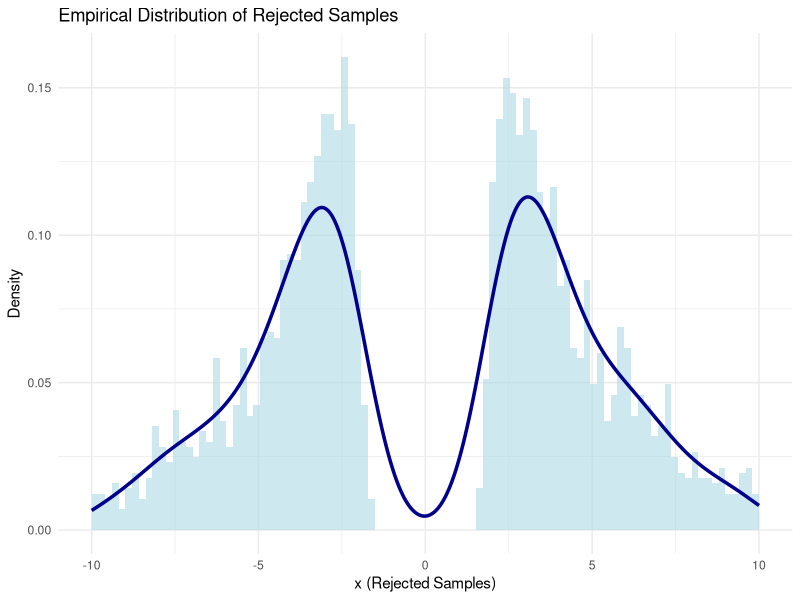
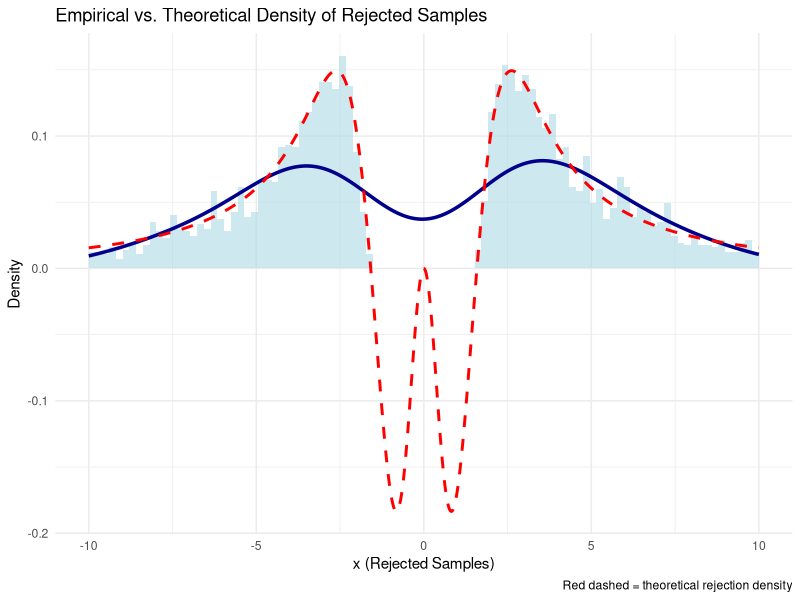
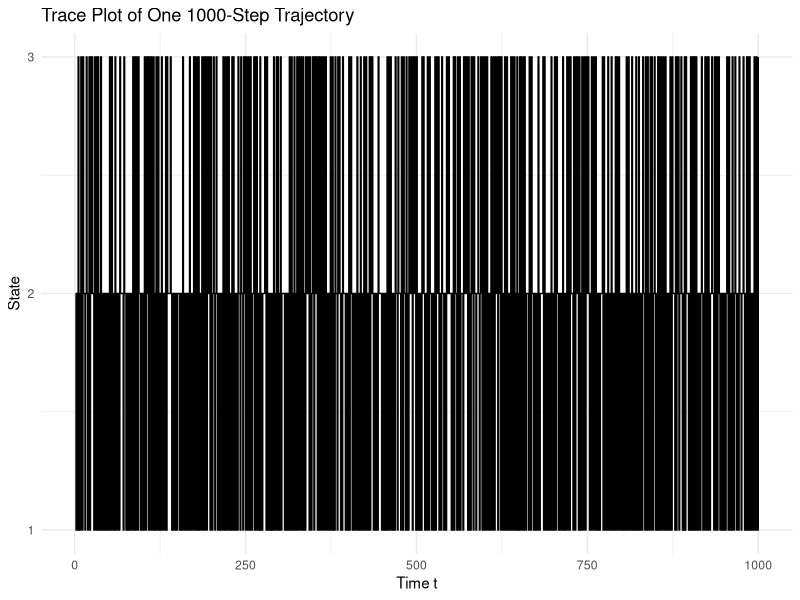

Source code (R) for these figures, in order:
## ---- chunk 1
library(knitr)

knitr::opts_chunk$set(echo = TRUE)

# the default output hook
hook_output = knit_hooks$get('output')
knit_hooks$set(output = function(x, options) {
  if (!is.null(n <- options$out.lines)) {
    x = unlist(stringr::str_split(x, '\n'))
    if (length(x) > n) {
      # truncate the output
      x = c(head(x, n), '....\n')
    }
    x = paste(x, collapse = '\n') # paste first n lines together
  }
  hook_output(x, options)
})
## ---- chunk 2

options(width=60)
opts_chunk$set(out.lines = 23, comment = "", warning = FALSE, message = FALSE, echo = TRUE, tidy = TRUE, size="small",tidy.opts=list(width.cutoff=50), fig.align = 'center', fig.width = 5, fig.height = 4)
## ---- chunk 3
set.seed(123)
## ---- chunk 4
P <- matrix(c(
  0,   0.5, 0.5,
  5/8, 1/4, 1/8,
  1/3, 2/3, 0),
  nrow = 3, byrow = TRUE)
rownames(P) <- colnames(P) <- 1:3
P
## ---- chunk 5
sim_chain <- function(n, start, P){
  s <- integer(n); s[1] <- start
  for(t in 2:n){
    s[t] <- sample(1:3, 1, prob = P[s[t-1], ])
  }
  s
}

chain1 <- sim_chain(1000, 1, P)
prop.table(table(chain1))
## ---- chunk 6
set.seed(321)
end_states <- replicate(500, tail(sim_chain(1000, 1, P), 1))
prop_end <- prop.table(table(end_states))
prop_end
## ---- chunk 7
library(expm)  # for eigen‑decomposition if not base
pi_stat <- eigen(t(P))$vectors[,1]
pi_stat <- Re(pi_stat / sum(pi_stat))
pi_stat
## ---- chunk 8
comparison <- rbind(
  "Single‑chain empirical" = prop.table(table(chain1)),
  "500‑chains final state" = prop_end,
  "Stationary π"          = pi_stat
)
round(comparison, 35)

## ---- chunk 9
end_states2 <- replicate(500, tail(sim_chain(1000, 2, P), 1))
prop.table(table(end_states2))
## ---- chunk 10
cat(paste0("Last knit: ", Sys.time()))

## ---- chunk 11
target_over_cauchy <- function(x) {
  (pi / sqrt(2 * pi)) * exp(-0.5 * x^2) / (1 + x^2)
}

# Optimize the function over a symmetric large interval (e.g., -100 to 100)
opt_result <- optimize(function(x) -target_over_cauchy(x), interval = c(-100, 100))

k <- -opt_result$objective
k
## ---- chunk 12
set.seed(123)
n <- 10000  # desired number of accepted samples
samples <- numeric(n)
rejected <- numeric()
i <- 0
trials <- 0

while (i < n) {
  x_candidate <- rcauchy(1)
  u <- runif(1)

  f_x <- dnorm(x_candidate)  # standard normal density
  g_x <- dcauchy(x_candidate)  # standard Cauchy density

  if (u <= f_x / (k * g_x)) {
    i <- i + 1
    samples[i] <- x_candidate
  } else {
    rejected <- c(rejected, x_candidate)
  }
  trials <- trials + 1
}

# Report the acceptance rate
acceptance_rate <- n / trials
acceptance_rate
## ---- chunk 13
cat("Acceptance rate (MC estimate):", acceptance_rate, "\n")
## ---- chunk 14
cat("Acceptance rate (MC estimate):", acceptance_rate, "\n")
## ---- chunk 15
library(ggplot2)

# Create a data frame
rejected_df <- data.frame(x = rejected)

# Plot histogram and density estimation
ggplot(rejected_df, aes(x = x)) +
  geom_histogram(aes(y = ..density..), bins = 100, fill = "lightblue", alpha = 0.6) +
  geom_density(color = "darkblue", size = 1.2) +
  xlim(-10, 10) +
  labs(title = "Empirical Distribution of Rejected Samples",
       x = "x (Rejected Samples)",
       y = "Density") +
  theme_minimal()
## ---- chunk 16
# Create a grid of x values for plotting
x_vals <- seq(-10, 10, length.out = 1000)

# Compute unnormalized theoretical rejection density
f_vals <- dnorm(x_vals)
g_vals <- dcauchy(x_vals)
reject_density <- (1 - f_vals / (k * g_vals)) * g_vals

# Normalize with base R integrate
norm_const <- integrate(
  function(x) (1 - dnorm(x) / (k * dcauchy(x))) * dcauchy(x),
  lower = -Inf, upper = Inf
)$value

reject_density <- reject_density / norm_const

# Plot empirical and theoretical rejection densities
library(ggplot2)
rejected_df <- data.frame(x = rejected)
theoretical_df <- data.frame(x = x_vals, y = reject_density)

ggplot(rejected_df, aes(x = x)) +
  geom_histogram(aes(y = ..density..), bins = 100, fill = "lightblue", alpha = 0.6) +
  geom_density(color = "darkblue", size = 1.2, adjust = 2) +
  geom_line(data = theoretical_df, aes(x = x, y = y), color = "red", size = 1, linetype = "dashed") +
  xlim(-10, 10) +
  labs(title = "Empirical vs. Theoretical Density of Rejected Samples",
       x = "x (Rejected Samples)",
       y = "Density",
       caption = "Red dashed = theoretical rejection density") +
  theme_minimal()
## ---- chunk 17
set.seed(123)

# run a single 1000‐step chain from X0 = 1
chain1 <- sim_chain(1000, 1, P)

# empirical relative frequencies
tab1 <- prop.table(table(chain1))
print(tab1)

# trace plot
library(tibble)
library(ggplot2)
tibble(t = 1:1000, state = chain1) %>%
  ggplot(aes(t, state)) +
    geom_step() +
    scale_y_continuous(breaks = 1:3) +
    labs(
      title = "Trace Plot of One 1000-Step Trajectory",
      x = "Time t",
      y = "State"
    ) +
    theme_minimal()


## ---- chunk 18
# just re-print the table from 2a
tab1

## ---- chunk 19

set.seed(321)
# simulate 500 independent 1000-step chains, keep X_1000 only
end_states <- replicate(500, tail(sim_chain(1000, 1, P), 1))
prop_end <- prop.table(table(end_states))
print(prop_end)

## ---- chunk 20
# compute π as the normalized eigenvector of P^T for eigenvalue 1
eig <- eigen(t(P))
pi_stat <- Re(eig$vectors[,1])
pi_stat <- pi_stat / sum(pi_stat)
names(pi_stat) <- 1:3
print(pi_stat)

## ---- chunk 21
comparison <- rbind(
  "Single-chain (1000)" = tab1,
  "500-chains final"    = prop_end,
  "Stationary π"        = pi_stat
)
round(comparison, 3)

## ---- chunk 22
set.seed(555)

# simulate 500 chains from X0 = 2
end_states2 <- replicate(500, tail(sim_chain(1000, 2, P), 1))
prop_start2 <- prop.table(table(end_states2))
print(prop_start2)

## ---- chunk 23
cat("Last update by LT:", date(), "\n")

## ---- chunk 24
cat(paste("Last update by LT:",date()))
